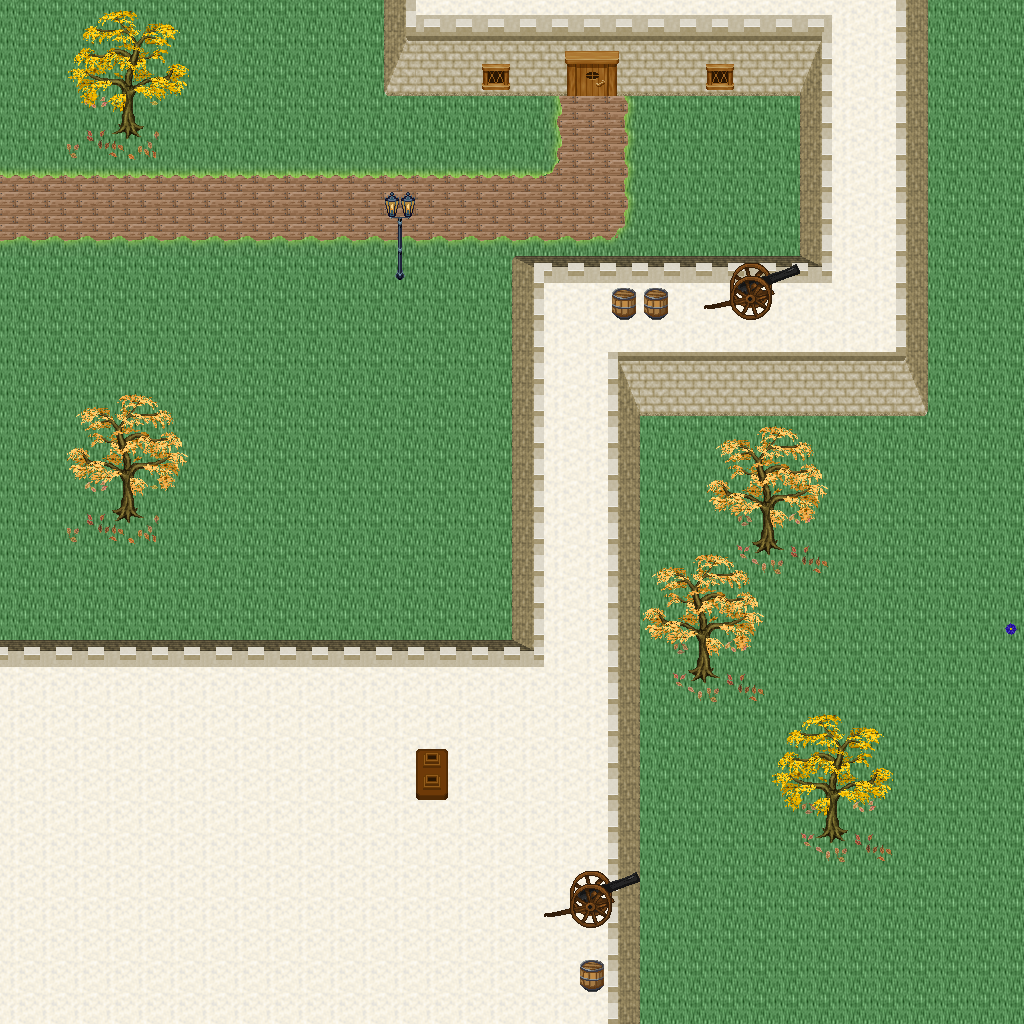

Tiled map render using the project's own tile images. Description and the map definition, with tile-layer contents summarised, below:
An orthogonal 32x32 tile map with 32x32 px tiles, 5 tile layers (Ground, Objects, Objects2, Above, ...), 1 hidden layer not drawn, 46 tilesets.

<map version="1.10" tiledversion="1.11.0" orientation="orthogonal" renderorder="right-down" width="32" height="32" tilewidth="32" tileheight="32" infinite="0" nextlayerid="11" nextobjectid="1">
 <tileset firstgid="1" name="logic_collision" tilewidth="32" tileheight="32" tilecount="1" columns="1">
  <image source="../drawable/logic_collision.png" width="32" height="32" />
 </tileset>
 <tileset firstgid="2" name="ground_ridge_earth_pale" tilewidth="32" tileheight="32" tilecount="96" columns="12">
  <image source="../drawable/ground_ridge_earth_pale.png" width="384" height="256" />
 </tileset>
 <tileset firstgid="98" name="ground_ridge_earth_dark" tilewidth="32" tileheight="32" tilecount="96" columns="12">
  <image source="../drawable/ground_ridge_earth_dark.png" width="384" height="256" />
 </tileset>
 <tileset firstgid="194" name="ground_ground" tilewidth="32" tileheight="32" tilecount="33" columns="3">
  <image source="../drawable/ground_ground.png" width="96" height="352" />
 </tileset>
 <tileset firstgid="227" name="building_castle" tilewidth="32" tileheight="32" tilecount="320" columns="20">
  <image source="../drawable/building_castle.png" width="640" height="512" />
 </tileset>
 <tileset firstgid="547" name="item_pot_barrels_1" tilewidth="32" tileheight="32" tilecount="8" columns="4">
  <image source="../drawable/item_pot_barrels_1.png" width="128" height="64" />
 </tileset>
 <tileset firstgid="555" name="item_weapon_cannon" tilewidth="32" tileheight="32" tilecount="12" columns="3">
  <image source="../drawable/item_weapon_cannon.png" width="96" height="128" />
 </tileset>
 <tileset firstgid="567" name="building_door_closed" tilewidth="32" tileheight="32" tilecount="1" columns="1">
  <image source="../drawable/building_door_closed.png" width="32" height="32" />
 </tileset>
 <tileset firstgid="568" name="building_door_door" tilewidth="32" tileheight="32" tilecount="6" columns="3">
  <image source="../drawable/building_door_door.png" width="96" height="64" />
 </tileset>
 <tileset firstgid="574" name="building_window_window_centered" tilewidth="32" tileheight="32" tilecount="1" columns="1">
  <image source="../drawable/building_window_window_centered.png" width="32" height="32" />
 </tileset>
 <tileset firstgid="575" name="building_decoration_chimney_big" tilewidth="32" tileheight="32" tilecount="2" columns="1">
  <image source="../drawable/building_decoration_chimney_big.png" width="32" height="64" />
 </tileset>
 <tileset firstgid="577" name="building_stairs_stairs_grey" tilewidth="32" tileheight="32" tilecount="6" columns="3">
  <image source="../drawable/building_stairs_stairs_grey.png" width="96" height="64" />
 </tileset>
 <tileset firstgid="583" name="building_witch_hut" tilewidth="32" tileheight="32" tilecount="80" columns="5">
  <image source="../drawable/building_witch_hut.png" width="160" height="512" />
 </tileset>
 <tileset firstgid="663" name="ground_grass_edges" tilewidth="32" tileheight="32" tilecount="36" columns="12">
  <image source="../drawable/ground_grass_edges.png" width="384" height="96" />
 </tileset>
 <tileset firstgid="699" name="ground_grass_corners" tilewidth="32" tileheight="32" tilecount="24" columns="6">
  <image source="../drawable/ground_grass_corners.png" width="192" height="128" />
 </tileset>
 <tileset firstgid="723" name="logic_item_vegetable" tilewidth="32" tileheight="32" tilecount="16" columns="8">
  <image source="../drawable/logic_item_vegetable.png" width="256" height="64" />
 </tileset>
 <tileset firstgid="739" name="plant_tree_fall_trees" tilewidth="32" tileheight="32" tilecount="40" columns="8">
  <image source="../drawable/plant_tree_fall_trees.png" width="256" height="160" />
 </tileset>
 <tileset firstgid="779" name="plant_stump_stump_pale_purple" tilewidth="32" tileheight="32" tilecount="4" columns="2">
  <image source="../drawable/plant_stump_stump_pale_purple.png" width="64" height="64" />
 </tileset>
 <tileset firstgid="783" name="plant_stump_small_stump" tilewidth="32" tileheight="32" tilecount="4" columns="2">
  <image source="../drawable/plant_stump_small_stump.png" width="64" height="64" />
 </tileset>
 <tileset firstgid="787" name="furniture_light_small_lamp" tilewidth="32" tileheight="32" tilecount="4" columns="4">
  <image source="../drawable/furniture_light_small_lamp.png" width="128" height="32" />
 </tileset>
 <tileset firstgid="791" name="item_pot_barrel" tilewidth="32" tileheight="32" tilecount="2" columns="1">
  <image source="../drawable/item_pot_barrel.png" width="32" height="64" />
 </tileset>
 <tileset firstgid="793" name="plant_tree_locust_tree" tilewidth="32" tileheight="32" tilecount="20" columns="4">
  <image source="../drawable/plant_tree_locust_tree.png" width="128" height="160" />
 </tileset>
 <tileset firstgid="813" name="plant_leaves" tilewidth="32" tileheight="32" tilecount="8" columns="4">
  <image source="../drawable/plant_leaves.png" width="128" height="64" />
 </tileset>
 <tileset firstgid="821" name="plant_flower_daisy_blue" tilewidth="32" tileheight="32" tilecount="8" columns="2">
  <image source="../drawable/plant_flower_daisy_blue.png" width="64" height="128" />
 </tileset>
 <tileset firstgid="829" name="plant_flower_daisy_yellow" tilewidth="32" tileheight="32" tilecount="8" columns="2">
  <image source="../drawable/plant_flower_daisy_yellow.png" width="64" height="128" />
 </tileset>
 <tileset firstgid="837" name="plant_flower_small_flower_bed_2" tilewidth="32" tileheight="32" tilecount="12" columns="3">
  <image source="../drawable/plant_flower_small_flower_bed_2.png" width="96" height="128" />
 </tileset>
 <tileset firstgid="849" name="plant_flower_small_flower_bed" tilewidth="32" tileheight="32" tilecount="12" columns="3">
  <image source="../drawable/plant_flower_small_flower_bed.png" width="96" height="128" />
 </tileset>
 <tileset firstgid="861" name="plant_flower_flower_bed_1" tilewidth="32" tileheight="32" tilecount="35" columns="7">
  <image source="../drawable/plant_flower_flower_bed_1.png" width="224" height="160" />
 </tileset>
 <tileset firstgid="896" name="plant_flower_hothouse_flowers" tilewidth="32" tileheight="32" tilecount="72" columns="6">
  <image source="../drawable/plant_flower_hothouse_flowers.png" width="192" height="384" />
 </tileset>
 <tileset firstgid="968" name="furniture_light_lamp_blue" tilewidth="32" tileheight="32" tilecount="3" columns="1">
  <image source="../drawable/furniture_light_lamp_blue.png" width="32" height="96" />
 </tileset>
 <tileset firstgid="971" name="light_dim_light_7x5" tilewidth="32" tileheight="32" tilecount="35" columns="7">
  <image source="../drawable/light_dim_light_7x5.png" width="224" height="160" />
 </tileset>
 <tileset firstgid="1006" name="building_decoration_chimney" tilewidth="32" tileheight="32" tilecount="2" columns="1">
  <image source="../drawable/building_decoration_chimney.png" width="32" height="64" />
 </tileset>
 <tileset firstgid="1008" name="building_decoration_cauldron_sign" tilewidth="32" tileheight="32" tilecount="1" columns="1">
  <image source="../drawable/building_decoration_cauldron_sign.png" width="32" height="32" />
 </tileset>
 <tileset firstgid="1009" name="building_decoration_magician_banner" tilewidth="32" tileheight="32" tilecount="3" columns="3">
  <image source="../drawable/building_decoration_magician_banner.png" width="96" height="32" />
 </tileset>
 <tileset firstgid="1012" name="logic_portal" tilewidth="32" tileheight="32" tilecount="24" columns="8">
  <image source="../drawable/logic_portal.png" width="256" height="96" />
 </tileset>
 <tileset firstgid="1036" name="ground_ground_3" tilewidth="32" tileheight="32" tilecount="5" columns="5">
  <image source="../drawable/ground_ground_3.png" width="160" height="32" />
 </tileset>
 <tileset firstgid="1041" name="building_cottage" tilewidth="32" tileheight="32" tilecount="256" columns="16">
  <image source="../drawable/building_cottage.png" width="512" height="512" />
 </tileset>
 <tileset firstgid="1297" name="building_roof_thatched_roof" tilewidth="32" tileheight="32" tilecount="256" columns="16">
  <image source="../drawable/building_roof_thatched_roof.png" width="512" height="512" />
 </tileset>
 <tileset firstgid="1553" name="building_door_doors" tilewidth="32" tileheight="32" tilecount="256" columns="16">
  <image source="../drawable/building_door_doors.png" width="512" height="512" />
 </tileset>
 <tileset firstgid="1809" name="building_window_windows" tilewidth="32" tileheight="32" tilecount="256" columns="16">
  <image source="../drawable/building_window_windows.png" width="512" height="512" />
 </tileset>
 <tileset firstgid="2065" name="plant_bush_leafy" tilewidth="32" tileheight="32" tilecount="48" columns="8">
  <image source="../drawable/plant_bush_leafy.png" width="256" height="192" />
 </tileset>
 <tileset firstgid="2113" name="plant_bush_flowering" tilewidth="32" tileheight="32" tilecount="72" columns="8">
  <image source="../drawable/plant_bush_flowering.png" width="256" height="288" />
 </tileset>
 <tileset firstgid="2185" name="object_stone_well" tilewidth="32" tileheight="32" tilecount="6" columns="2">
  <image source="../drawable/object_stone_well.png" width="64" height="96" />
 </tileset>
 <tileset firstgid="2191" name="item_pot_cauldron" tilewidth="32" tileheight="32" tilecount="48" columns="8">
  <image source="../drawable/item_pot_cauldron.png" width="256" height="192" />
 </tileset>
 <tileset firstgid="2239" name="item_campfires" tilewidth="32" tileheight="32" tilecount="2" columns="2">
  <image source="../drawable/item_campfires.png" width="64" height="32" />
 </tileset>
 <tileset firstgid="2241" name="item_firewood" tilewidth="32" tileheight="32" tilecount="12" columns="3">
  <image source="../drawable/item_firewood.png" width="96" height="128" />
 </tileset>
 <layer id="1" name="Ground" width="32" height="32">
  <data>[1024 cells, 1024 non-empty, 11 distinct tile ids]</data>
 </layer>
 <layer id="2" name="Objects" width="32" height="32">
  <data>[1024 cells, 106 non-empty, 28 distinct tile ids]</data>
 </layer>
 <layer id="3" name="Objects2" width="32" height="32">
  <data>[1024 cells, 45 non-empty, 15 distinct tile ids]</data>
 </layer>
 <layer id="4" name="Above" width="32" height="32">
  <data>[1024 cells, 86 non-empty, 36 distinct tile ids]</data>
 </layer>
 <layer id="5" name="Above2" width="32" height="32">
  <data>[1024 cells, 0 non-empty, 0 distinct tile ids]</data>
 </layer>
 <layer id="6" name="Walkable" width="32" height="32" visible="0">
  <data>[1024 cells, 414 non-empty, 1 distinct tile ids]</data>
 </layer>
 <objectgroup id="7" name="Mapevents" />
 <objectgroup id="8" name="Spawn" />
 <objectgroup id="9" name="Keys" />
 <objectgroup id="10" name="Replace" />
</map>
